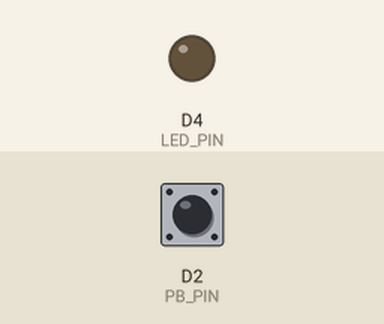
The sketch below on a simulated ESP8266 (NodeMCU). Shown: output pins drawn as LEDs (lit = HIGH). The test bench sets the inputs (shaded band); at power-on: D2 (PB_PIN) HIGH.

Above: at 1.2 s.
1.3 s: D2 (PB_PIN) pulled LOW for 0.15 s
At 2.3 s:
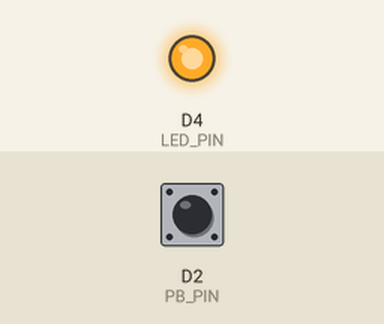
2.9 s: D2 (PB_PIN) pulled LOW for 1 s
At 3.5 s:
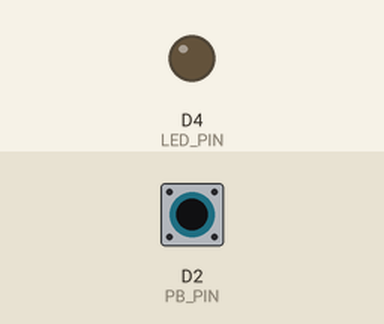
5.4 s: D2 (PB_PIN) pulled LOW for 3.2 s
At 6.7 s:
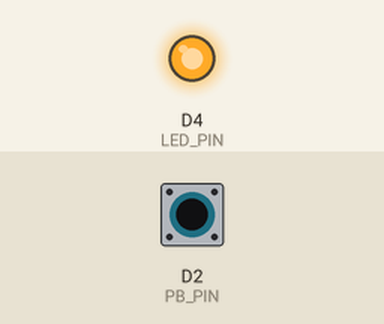
Timing chart, 0 to 8.4 s (numbered marks = the images above; inputs shaded):
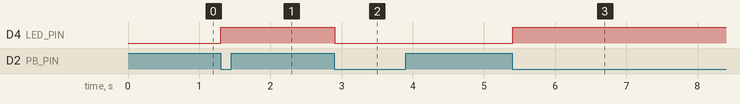

Measured:
- after the input at 1.3 s, D4 (LED_PIN): LOW → HIGH at once
- after the input at 2.9 s, D4 (LED_PIN): HIGH → LOW at once
- after the input at 5.4 s, D4 (LED_PIN): LOW → HIGH at once

The sketch:

04-0-1_ToggleSwitch.ino.ino
```cpp
/* 푸시버튼을 이용한 토글스위치 구현
 * internal pullup저항을 채용, 누르지 않으면 1, 누르면 0
 * 작성자 : 김형래, 작성일 : 2023.02.15
 */
//핀번호 지정
#define LED_PIN D4 //gpio2
#define PB_PIN D2 //gpio4
//상태값 지정 변수 선언
int ledState = LOW; //LED의 현재 상태(On/Off) 값
int currentButtonState = false; //푸시버튼의 현재상태
int previousButtonState = false; //푸시버튼의 이전 상태

void setup() {
  //핀모드 설정
  pinMode(LED_PIN, OUTPUT);
  pinMode(PB_PIN, INPUT_PULLUP); //내부풀업회로
  //시리얼모니터 초기화
  Serial.begin(115200);
}

void loop() {
  //현재 푸시버튼 상태값을 읽음
  currentButtonState = digitalRead(PB_PIN);
  //토글버튼 --> 풀업에서는 falling edge에서 상태값 변화
  if(previousButtonState && !currentButtonState) {
    //Serial.println("The pushbutton is pressed!");
    ledState = !ledState; //LED 상태값 반전
  }
  digitalWrite(LED_PIN, ledState); //LED 제어동작
  //현재 푸시버튼 상태값을 이전 상태값에 할당
  previousButtonState = currentButtonState;
  delay(100); //0.1초 지연
}
```
